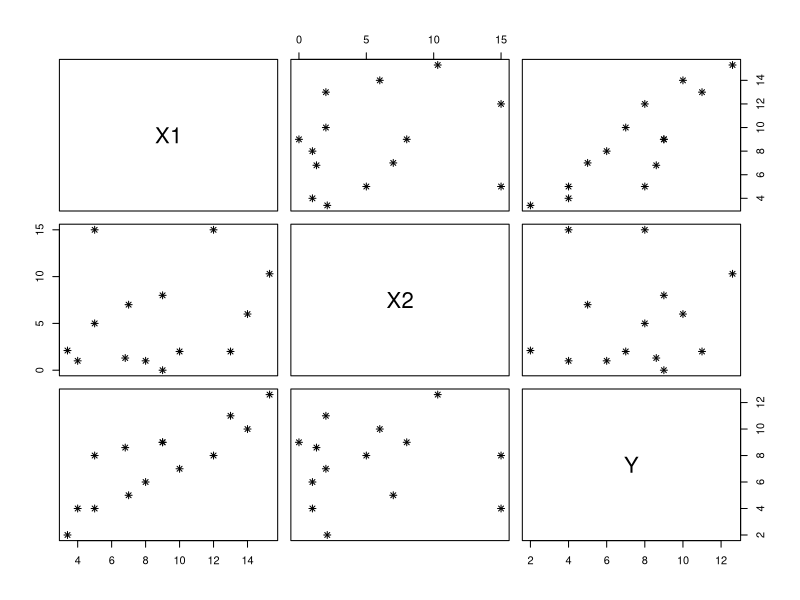
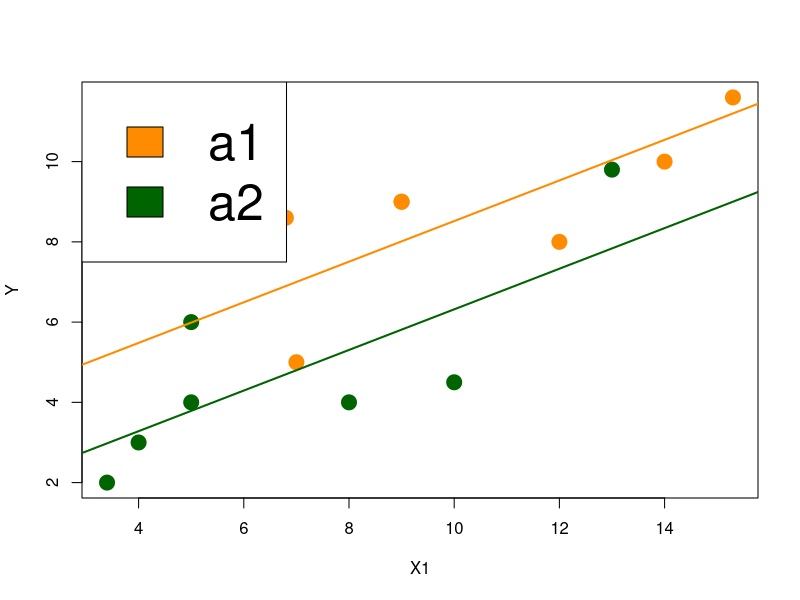
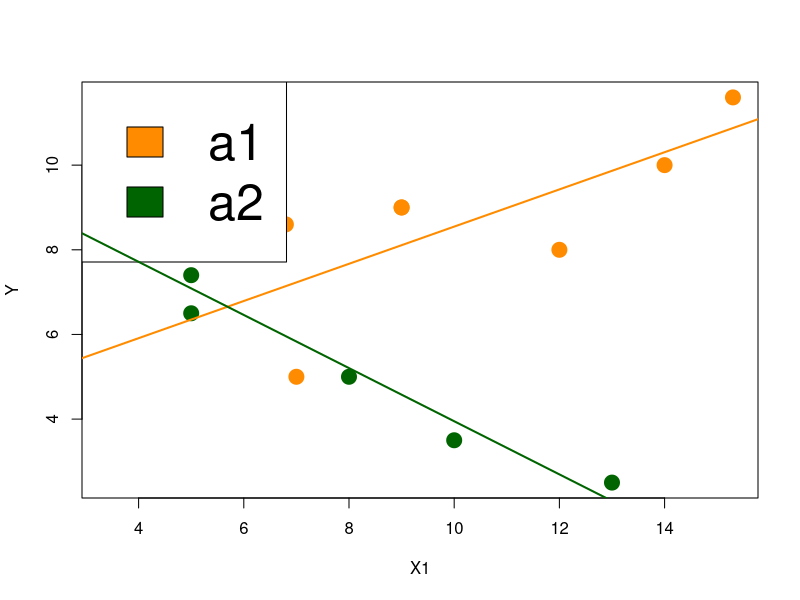

Reproduce these figures in R, in order.
## ---- chunk 1
#| include: false
# funzioni per stampare l'output di summary(lm()) con le annotazioni

# racchiude in un tikzmarknode la prima occorrenza (letterale) di testo
segna = function(riga, testo, nome) {
  pos = regexpr(testo, riga, fixed = TRUE)
  if (pos < 0) return(riga)
  fine = pos + nchar(testo)
  paste0(substr(riga, 1, pos - 1),
         "\\tikzmarknode{", nome, "}{", testo, "}",
         substr(riga, fine, nchar(riga)))
}

# racchiude in un tikzmarknode i "pezzi" (separati da spazi) da k1 a k2 di una riga
segna_pezzi = function(riga, k1, k2, nome) {
  m = gregexpr("\\S+", riga)[[1]]
  inizio = m[k1]
  fine = m[k2] + attr(m, "match.length")[k2]
  paste0(substr(riga, 1, inizio - 1),
         "\\tikzmarknode{", nome, "}{", substr(riga, inizio, fine - 1), "}",
         substr(riga, fine, nchar(riga)))
}

# parte = 1: tabella dei coefficienti; parte = 2: R^2 e test F
annota_lm = function(modello, parte) {
  nome = deparse(substitute(modello))
  out = capture.output(summary(modello))
  out = trimws(gsub("\t", "  ", out), "right")
  while (!nzchar(out[1])) out = out[-1]
  while (!nzchar(out[length(out)])) out = out[-length(out)]
  # toglie "Call:", la formula e la riga vuota
  out = out[-(1:3)]
  ncoef = length(coef(modello))
  if (parte == 1) {
    i = grep("^Residuals:", out)
    out[i] = segna(out[i], "Residuals:", "res0")
    out[i + 2] = sprintf("\\tikzmarknode{res1}{%s}", out[i + 2])
    i = grep("Estimate", out)
    out[i] = segna(out[i], "Estimate", "est0")
    out[i] = segna(out[i], "Std. Error", "se0")
    out[i] = segna(out[i], "t value", "t0")
    out[i] = segna(out[i], "Pr(>|t|)", "p0")
    for (r in 1:ncoef) {
      j = i + r
      pezzi = strsplit(trimws(out[j]), "\\s+")[[1]]
      # il p-value può essere scritto come "< 2e-16" (due pezzi)
      fine_p = if (pezzi[5] == "<") 6 else 5
      # dall'ultimo pezzo al primo, così le posizioni non cambiano
      out[j] = segna_pezzi(out[j], 5, fine_p, paste0("p", r))
      out[j] = segna_pezzi(out[j], 4, 4, paste0("t", r))
      out[j] = segna_pezzi(out[j], 3, 3, paste0("se", r))
      out[j] = segna_pezzi(out[j], 2, 2, paste0("est", r))
    }
    nodi = function(x) paste0("(", x, 0:ncoef, ")", collapse = "")
    riquadri = paste0(
      "  {\\node[box, fit=(res0)(res1)] (b1) {}; \\node[num] at (b1.north east) {1};}\n",
      "  {\\node[box, fit=", nodi("est"), "] (b2) {}; \\node[num] at (b2.north east) {2};}\n",
      "  {\\node[box, fit=", nodi("se"), "] (b3) {}; \\node[num] at (b3.north east) {3};}\n",
      "  {\\node[box, fit=", nodi("t"), "] (b4) {}; \\node[num] at (b4.north east) {4};}\n",
      "  {\\node[box, fit=", nodi("p"), "] (b5) {}; \\node[num] at (b5.north east) {5};}\n")
  } else {
    i = grep("^Residual standard error", out)
    out[i] = sub("^(Residual standard error: [0-9.]+)", "\\\\tikzmarknode{rse}{\\1}", out[i])
    out[i] = sub("([0-9]+ degrees of freedom)", "\\\\tikzmarknode{gdl}{\\1}", out[i])
    i = grep("R-squared", out)
    out[i] = sub("(Multiple R-squared: +[0-9.]+)", "\\\\tikzmarknode{r2}{\\1}", out[i])
    out[i] = sub("(Adjusted R-squared: +[0-9.]+)", "\\\\tikzmarknode{r2a}{\\1}", out[i])
    i = grep("^F-statistic", out)
    out[i] = sprintf("\\tikzmarknode{f}{%s}", out[i])
    riquadri = paste0(
      "  {\\node[box, fit=(rse)] (b1) {}; \\node[num, anchor=west] at ([xshift=1pt]b1.east) {1};}\n",
      "  {\\node[box, fit=(gdl)] (b2) {}; \\node[num, anchor=west] at ([xshift=1pt]b2.east) {2};}\n",
      "  {\\node[box, fit=(r2)] (b3) {}; \\node[num, anchor=west] at ([xshift=1pt]b3.east) {3};}\n",
      "  {\\node[box, fit=(r2a)] (b4) {}; \\node[num, anchor=west] at ([xshift=1pt]b4.east) {4};}\n",
      "  {\\node[box, fit=(f)] (b5) {}; \\node[num, anchor=west] at ([xshift=1pt]b5.east) {5};}\n")
  }
  cat("```{=latex}\n",
      "\\begin{Verbatim}[commandchars=\\\\\\{\\}, fontsize=\\scriptsize, frame=single, framesep=2mm]\n",
      "> summary(", nome, ")\n",
      paste(out, collapse = "\n"),
      "\n\\end{Verbatim}\n",
      "\\begin{tikzpicture}[remember picture, overlay,\n",
      "  box/.style={draw=unipd, very thick, rounded corners=3pt, inner sep=1.5pt},\n",
      "  num/.style={circle, fill=unipd, text=white, font=\\tiny\\bfseries,\n",
      "              inner sep=0pt, minimum size=9pt}]\n",
      riquadri,
      "\\end{tikzpicture}\n```\n", sep = "")
}

# lettura dei risultati, scritta in base all'output
p_fmt = function(p) ifelse(p < .001, "< .001", paste("=", round(p, 3)))

# nei testi: {b} = valore assoluto della stima, {dir} = aumenta/diminuisce,
# {piu} = più alto/più basso, {piua} = più alta/più bassa
leggi = function(modello, j, etichetta, simbolo, sig, nonsig) {
  cf = summary(modello)$coefficients
  b = cf[j, 1]
  testo = if (cf[j, 4] < .05) sig else nonsig
  testo = gsub("{b}", format(round(abs(b), 2), nsmall = 2), testo, fixed = TRUE)
  testo = gsub("{dir}", ifelse(b > 0, "aumenta", "diminuisce"), testo, fixed = TRUE)
  testo = gsub("{piu}", ifelse(b > 0, "più alto", "più basso"), testo, fixed = TRUE)
  testo = gsub("{piua}", ifelse(b > 0, "più alta", "più bassa"), testo, fixed = TRUE)
  cat("**", etichetta, "**: $", simbolo, " = ", round(b, 2),
      "$, $t^o = ", round(cf[j, 3], 2), "$, $p$ ", p_fmt(cf[j, 4]), ". ",
      ifelse(cf[j, 4] < .05, "Si rifiuta", "Non si rifiuta"),
      " $H_0$: ", testo, "\n\n", sep = "")
}

leggi_F = function(modello) {
  s = summary(modello)
  fs = s$fstatistic
  pF = pf(fs[1], fs[2], fs[3], lower.tail = FALSE)
  # H0: tutti i coefficienti angolari uguali a 0
  h0 = paste0("\\beta_", 1:fs[2], collapse = " = ")
  cat("**$R^2$**: il modello spiega il ", round(s$r.squared * 100),
      "\\% della varianza di $Y$\n\n", sep = "")
  cat("**Statistica $F$**: $F(", fs[2], ", ", fs[3], ") = ", round(fs[1], 2),
      "$, $p$ ", p_fmt(pF), ". ",
      ifelse(pF < .05, "Si rifiuta", "Non si rifiuta"),
      " $H_0: ", h0, " = 0$: ",
      ifelse(pF < .05,
             "almeno un predittore è associato linearmente a $Y$, il modello nel suo complesso spiega una quota significativa della varianza di $Y$",
             "nessun predittore risulta associato linearmente a $Y$, il modello nel suo complesso non spiega una quota significativa della varianza di $Y$"),
      "\n\n", sep = "")
}
## ---- chunk 2
#| include: false
# dati di esempio usati nel modulo
X1 = c(9, 8, 12, 9, 10, 14, 5, 4, 13, 7, 5, 3.4, 15.3, 6.8)
X2 = c(0, 1, 15, 8, 2, 6, 5, 1, 2, 7, 15, 2.1, 10.3, 1.3)
Y = c(9, 6, 8, 9, 7, 10, 8, 4, 11, 5, 4, 2, 12.6, 8.6)
LM = lm(Y ~ X1 + X2)
## ---- chunk 3
#| echo: false
myModel = lm(Y ~ X1 + X2)
obj = coef(myModel)
b0 = obj[1]
b1 = obj[2]
b2 = obj[3]
## ---- chunk 4
lm(Y ~ X1 + X2) 
## ---- chunk 5
coef(lm(Y ~ X1 + X2))
## ---- chunk 6
#| echo: false
plot(data.frame(X1, X2, Y), pch = 8)
## ---- chunk 7
#| echo: false
#| results: asis
annota_lm(LM, parte = 1)
## ---- chunk 8
#| echo: false
#| results: asis
annota_lm(LM, parte = 2)
## ---- chunk 9
#| echo: false
#| results: asis
leggi(LM, 1, "Intercetta", "\\hat{\\beta}_0",
      "il valore atteso di $Y$ quando $X_1 = 0$ e $X_2 = 0$ è significativamente diverso da 0",
      "il valore atteso di $Y$ quando $X_1 = 0$ e $X_2 = 0$ non è significativamente diverso da 0")
leggi(LM, 2, "$X_1$", "\\hat{\\beta}_1",
      "a parità di $X_2$, per ogni aumento unitario di $X_1$ il valore atteso di $Y$ {dir} in media di {b} unità",
      "a parità di $X_2$, $X_1$ non è associato linearmente a $Y$")
leggi(LM, 3, "$X_2$", "\\hat{\\beta}_2",
      "a parità di $X_1$, per ogni aumento unitario di $X_2$ il valore atteso di $Y$ {dir} in media di {b} unità",
      "a parità di $X_1$, $X_2$ non è associato linearmente a $Y$")
leggi_F(LM)
## ---- chunk 10
#| results: hide
X1 = c(9, 8, 12, 9, 10, 14, 5, 4, 13, 7, 5, 3.4, 15.3, 6.8)
A = c("a1", "a2", "a1", "a1", "a2", "a1", "a2", "a2", "a2",
      "a1", "a2", "a2", "a1", "a1")
A = factor(A)
Y = c(9, 4, 8, 9, 4.5, 10, 6, 3, 9.8, 5, 4, 2, 11.6, 8.6)
LM = lm(Y ~ X1 + A)
summary(LM)
## ---- chunk 11
#| echo: false
mycof = coef(LM)
plot(Y ~ X1, pch = 19, cex = 2,
     col = ifelse(A == "a1", "darkorange", "darkgreen"))
legend("topleft", fill = c("darkorange", "darkgreen"),
       legend = levels(A), cex = 3)
abline(mycof[1], mycof[2], col = "darkorange", lwd = 2)
abline(mycof[1] + mycof[3], mycof[2], col = "darkgreen", lwd = 2)
## ---- chunk 12
#| echo: false
#| results: asis
annota_lm(LM, parte = 1)
## ---- chunk 13
#| echo: false
#| results: asis
annota_lm(LM, parte = 2)
## ---- chunk 14
#| echo: false
#| results: asis
leggi(LM, 1, "Intercetta", "\\hat{\\beta}_0",
      "nel gruppo $a_1$, il valore atteso di $Y$ quando $X_1 = 0$ è significativamente diverso da 0",
      "nel gruppo $a_1$, il valore atteso di $Y$ quando $X_1 = 0$ non è significativamente diverso da 0")
leggi(LM, 2, "$X_1$", "\\hat{\\beta}_1",
      "in entrambi i gruppi, per ogni aumento unitario di $X_1$ il valore atteso di $Y$ {dir} in media di {b} unità",
      "a parità di gruppo, $X_1$ non è associato linearmente a $Y$")
leggi(LM, 3, "Dummy $a_2$", "\\hat{\\beta}_2",
      "a parità di $X_1$, il gruppo $a_2$ ha un valore atteso di $Y$ {piu} di {b} unità rispetto al gruppo $a_1$",
      "a parità di $X_1$, i due gruppi non hanno valori attesi di $Y$ significativamente diversi")
leggi_F(LM)
## ---- chunk 15
#| results: hide
Y = c(9, 5, 8, 9, 3.5, 10, 7.4, 8, 2.5, 5, 6.5, 8.3, 11.6, 8.6)
LM = lm(Y ~ X1 * A)
summary(LM)
## ---- chunk 16
#| echo: false
mycof = coef(LM)
plot(Y ~ X1, pch = 19, cex = 2,
     col = ifelse(A == "a1", "darkorange", "darkgreen"))
legend("topleft", fill = c("darkorange", "darkgreen"),
       legend = levels(A), cex = 3)
abline(mycof[1], mycof[2], col = "darkorange", lwd = 2)
abline(mycof[1] + mycof[3], mycof[2] + mycof[4],
       col = "darkgreen", lwd = 2)
## ---- chunk 17
#| echo: false
#| results: asis
annota_lm(LM, parte = 1)
## ---- chunk 18
#| echo: false
#| results: asis
annota_lm(LM, parte = 2)
## ---- chunk 19
#| echo: false
#| results: asis
leggi(LM, 1, "Intercetta", "\\hat{\\beta}_0",
      "nel gruppo $a_1$, il valore atteso di $Y$ quando $X_1 = 0$ è significativamente diverso da 0",
      "nel gruppo $a_1$, il valore atteso di $Y$ quando $X_1 = 0$ non è significativamente diverso da 0")
leggi(LM, 2, "$X_1$", "\\hat{\\beta}_1",
      "nel gruppo $a_1$, per ogni aumento unitario di $X_1$ il valore atteso di $Y$ {dir} in media di {b} unità",
      "nel gruppo $a_1$, $X_1$ non è associato linearmente a $Y$")
leggi(LM, 3, "Dummy $a_2$", "\\hat{\\beta}_2",
      "quando $X_1 = 0$, il gruppo $a_2$ ha un valore atteso di $Y$ {piu} di {b} unità rispetto al gruppo $a_1$",
      "quando $X_1 = 0$, i due gruppi non hanno valori attesi di $Y$ significativamente diversi")
## ---- chunk 20
#| echo: false
#| results: asis
leggi(LM, 4, "Interazione", "\\hat{\\beta}_3",
      "la pendenza nel gruppo $a_2$ è {piua} di {b} rispetto a quella del gruppo $a_1$: le rette non sono parallele, l'effetto di $X_1$ su $Y$ dipende dal gruppo",
      "le pendenze dei due gruppi non sono significativamente diverse: si può tornare al modello parallelo")
cf = coef(LM)
cat("Pendenza nel gruppo $a_2$: $\\hat{\\beta}_1 + \\hat{\\beta}_3 = ",
    round(cf[2], 2), " + (", round(cf[4], 2), ") = ", round(cf[2] + cf[4], 2), "$\n\n", sep = "")
leggi_F(LM)
